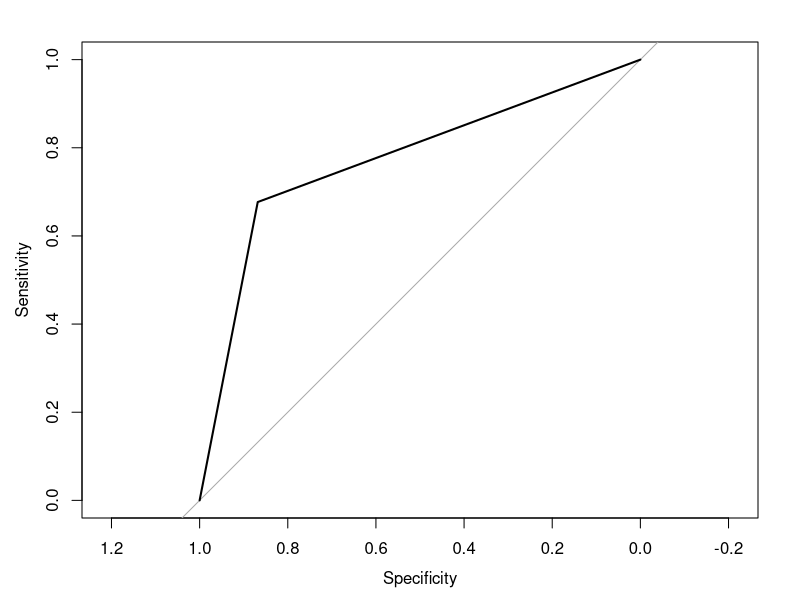

Here is the R script that generated this plot: (Note: this script raises an error after producing the figure.)
## ---- chunk 1
knitr::opts_chunk$set(echo = TRUE)
## ---- chunk 2
setwd("~/Documents/MA468/")
dir()
TTrain=read.table("TitanicTrain.txt", sep="\t",header=T)
head(TTrain)
TTest = read.table("TitanicTest.txt", sep = "\t", header = T)
head(TTest)

#Let's convert qualitative variables in to factor variables
cols = c(3,5)
TTrain[, cols]=lapply(TTrain[, cols], factor)
summary(TTrain)

## ---- chunk 3
#Lets see how to get the condition probabilitities of the dataset, ie manually calculating the NaiveBayes
#in real world we would just use naiveBayes function
nrow(TTrain)
#Survived variable
table(TTrain$Survived)

#PClass probabilities based on survived or not
table(PClass = TTrain$PClass, Survived = TTrain$Survived)

#Sex probabilities based on survived or not
table(PClass = TTrain$Sex, Survived = TTrain$Survived)

#next under survived = yes and survived = no compute the mean and variance for age variable
SurvivedNo = subset(TTrain, Survived == 0)
SurvivedYes = subset(TTrain, Survived == 1)

#mean and variance of Age for Survived = No
mean(SurvivedNo$Age)
sd(SurvivedNo$Age)^2

#mean and variance of Age for Survived = Yes
mean(SurvivedYes$Age)
sd(SurvivedYes$Age)^2

## ---- chunk 4
#eager learner learns and creates a model first and is used for prediction ex logistic regression, decision tree
#lazy learner doesnt create model but identifies class value
#naive bayes is an eager learner
require(e1071)
NBSurvived = naiveBayes(as.factor(Survived)~Age+PClass+Sex, data = TTrain)
NBSurvived

#Next we can predict the Test dataset
TTest[, c(3,5)] = lapply(TTest[, c(3,5)], factor)
summary(TTest)

NBPredict = predict(NBSurvived, newdata=data.frame(TTest[, 3:5]), type = "class")
table(NBPredict)

#Confusion matrix
ConfMat = table(Actual = TTest$Survived, Predicted = NBPredict)
ConfMat


#ROC Curve
require(pROC)
ROC.NB = roc(TTest$Survived, as.numeric(NBPredict))
ROC.NB
plot(ROC.NB)
## ---- chunk 5
#plotting this with ROC curve from deicison tree to compare
#now roc curve
require(pROC)
ROC.DT = roc(TTest$Survived, as.numeric(DTPredict))
ROC.DT
plot(ROC.DT)

plot(ROC.NB);lines(ROC.DT)
plot(ROC.NB, col = "green");lines(ROC.DT, col = "purple")
plot(ROC.NB, col = "green");lines(ROC.DT, col = "purple"); legend("bottomright", legend = c("NaiveBayes", "DecisionTree"), col=c("green", "purple"), pch=c(7,7))



